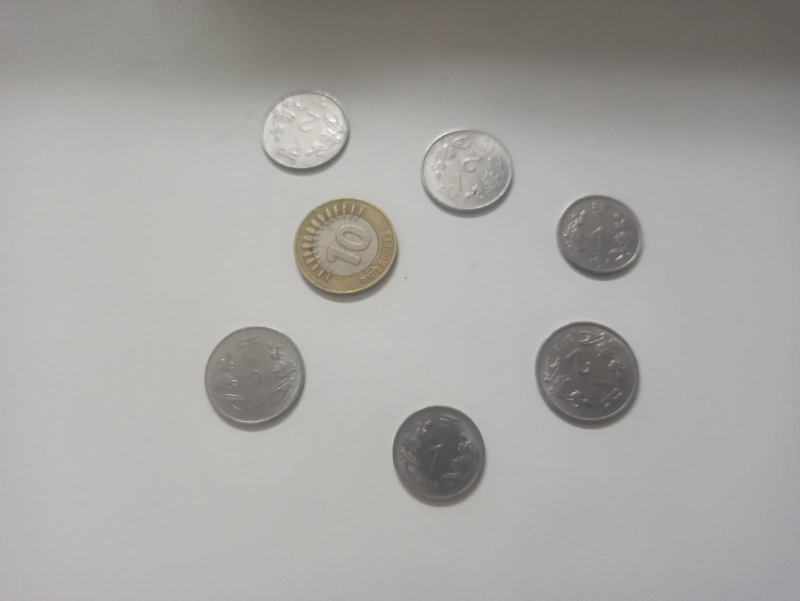
#> input picture img/coins_redmi_3.jpeg, 1600 x 1201 px (shown at 1/2 size)
$ python coin_count.py
#> lines starting #> are read from the running program, lines starting #| are printed output that depends on the picture; after the words box and inside, x2 and y2 are one past the last pixel; in counts of white or black regions, pixels touching at a corner belong together
import cv2
import numpy as np

def count_coin(img):
    image_copy = img.copy()
    img_blur = cv2.GaussianBlur(img, (7, 7), 10)
    gray = cv2.cvtColor(img_blur, cv2.COLOR_BGR2GRAY)
    _, thresh = cv2.threshold(gray, 170, 255, cv2.THRESH_BINARY)
    contours, _ = cv2.findContours(thresh, cv2.RETR_TREE, cv2.CHAIN_APPROX_NONE)

    # Calculate the area of each contour
    area = {}
    for i in range(len(contours)):
        cnt = contours[i]
        ar = cv2.contourArea(cnt)
        area[i] = ar

    # Sort contours by area in descending order
    srt = sorted(area.items(), key=lambda x: x[1], reverse=True)
    results = np.array(srt).astype("int")

    # Count the number of contours with an area greater than 500
    num = np.argwhere(results[:, 1] > 500).shape[0]

    # Draw contours with green color on the copied image
    for i in range(1, num):
        image_copy = cv2.drawContours(image_copy, contours, results[i, 0], (0, 255, 0), 3)

    # Print the number of coins
    print("Number of coins is", num - 1)


# image_path    = "./../img/coins.jpg"
image_path    = "./../img/coins_redmi_3.jpeg"  # got all except 2 correct
# image_path    = "./../img/one_redmi.jpg"
# # image_path  = "./../img/two_redmi.jpg"
# # image_path  = "./../img/three_redmi.jpg"
# image_path    = "./../img/four_redmi.jpg"
# # image_path  = "./../img/five_redmi.jpg"
img = cv2.imread(image_path)
#> img is the input picture: shape (1201, 1600, 3); mean B, G, R 162.4, 165.8, 165.9
img = cv2.resize(img, (720, 900)) # resize to a smaller resolution
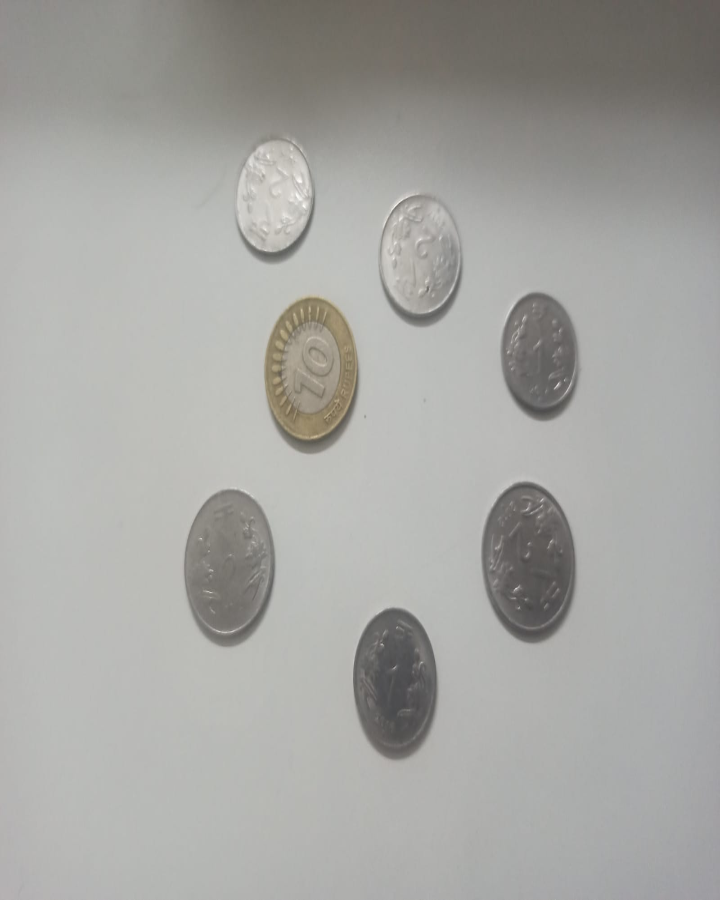
#> img: shape (900, 720, 3); mean B, G, R 162.4, 165.8, 165.9
count_coin(img)
#> in count_coin, `_, thresh = cv2.threshold(gray, 170, 255, cv2.THRESH_BINARY)`:
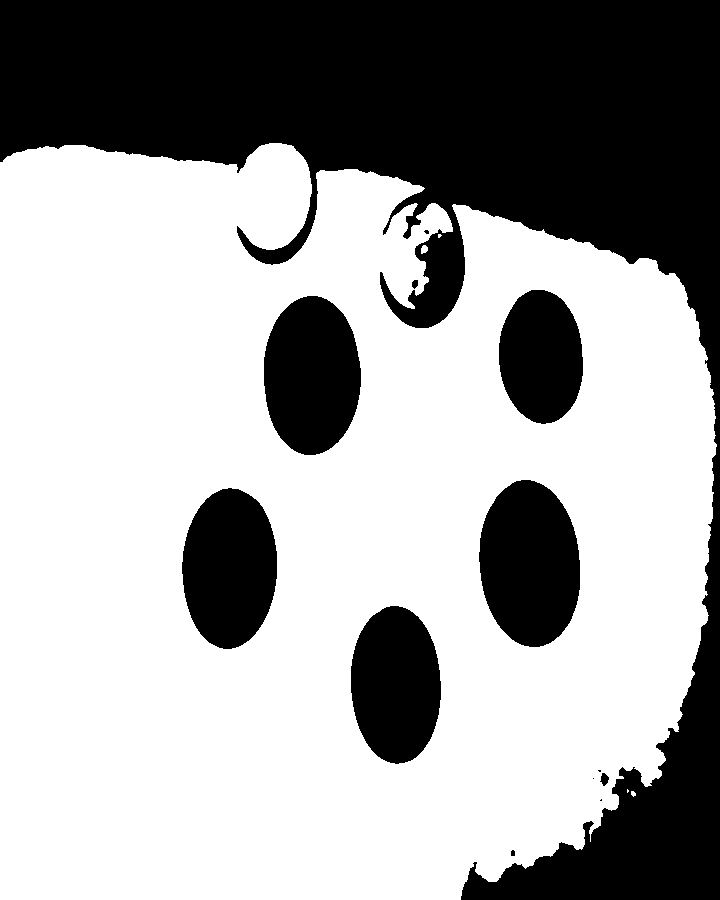
#> thresh: shape (900, 720); 64.1% white; 13 black regions (4 under 20 px)
#> in count_coin, `contours, _ = cv2.findContours(thresh, cv2.RETR_TREE, cv2.CHAIN_APPROX..`: contours = 17 contours, 6 with area under 20; largest, box (x1, y1, x2, y2) and area: (0, 143, 717, 900) 470784, (478, 479, 581, 648) 13424, (263, 295, 362, 456) 12356, (181, 487, 278, 650) 12135, (350, 605, 442, 765) 11360
#> the loop in count_coin, `for i in range(len(contours)):` made 17 passes
#> ar on passes 1, 2, 3, 4, 5, 6, 7, 9, 10, 11, 12, 13: 14.5, 2, 36.5, 6.5, 470784, 30, 5.5, 89, 8.5, 11360.5, 12135, 13424
#> (cnt, ar) on pass 8: ([[592, 778], [593, 777], [594, 778], [593, 779]], 2)
#> after the loop in count_coin, `for i in range(len(contours)):`: area = 17 items
#> in count_coin, `srt = sorted(area.items(), key=lambda x: x[1], reverse=True)`: srt = [(4, 470784), (12, 13424), (13, 12356.5), (11, 12135), (10, 11360.5), (14, 9016), (8, 89), (15, 52.5), (2, 36.5), (5, 30), (16, 21), (0, 14.5), (9, 8.5), (3, 6.5), (6, 5.5), (1, 2), (7, 2)]
#> in count_coin, `results = np.array(srt).astype("int")`: results = 17 rows, first 8: [4, 470784], [12, 13424], [13, 12356], [11, 12135], [10, 11360], [14, 9016], [8, 89], [15, 52]
#> the loop in count_coin, `for i in range(1, num):` made 5 passes
#> pass 1, in count_coin, `image_copy = cv2.drawContours(image_copy, contours, results[i, 0], (0,..`:
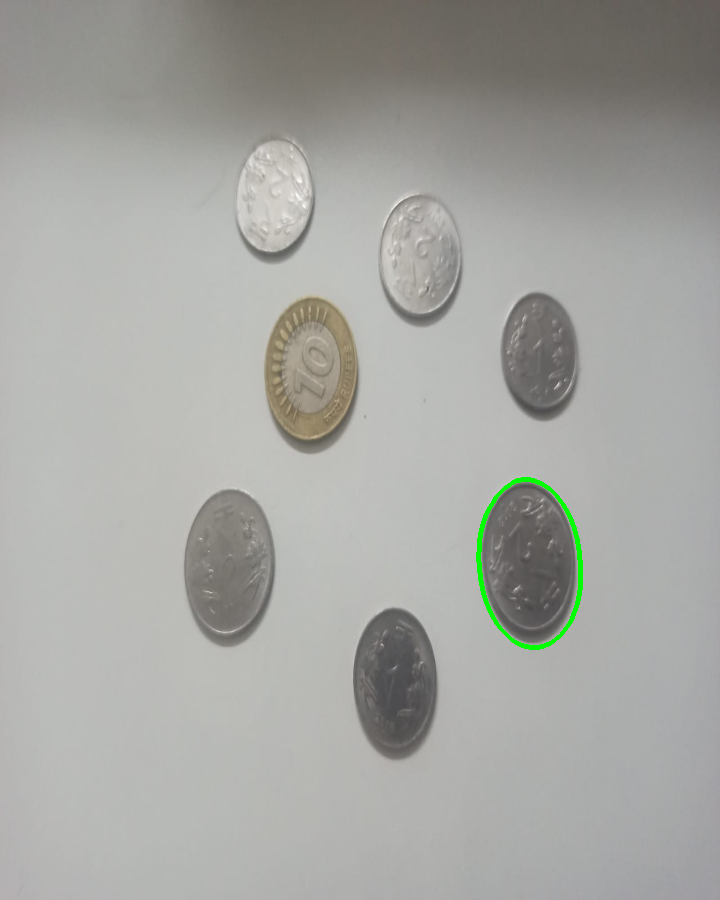
#> image_copy: shape (900, 720, 3); 0.3% of pixels changed, all inside (x1, y1, x2, y2) = (476, 477, 583, 650)
#> pass 2, in count_coin, `image_copy = cv2.drawContours(image_copy, contours, results[i, 0], (0,..`:
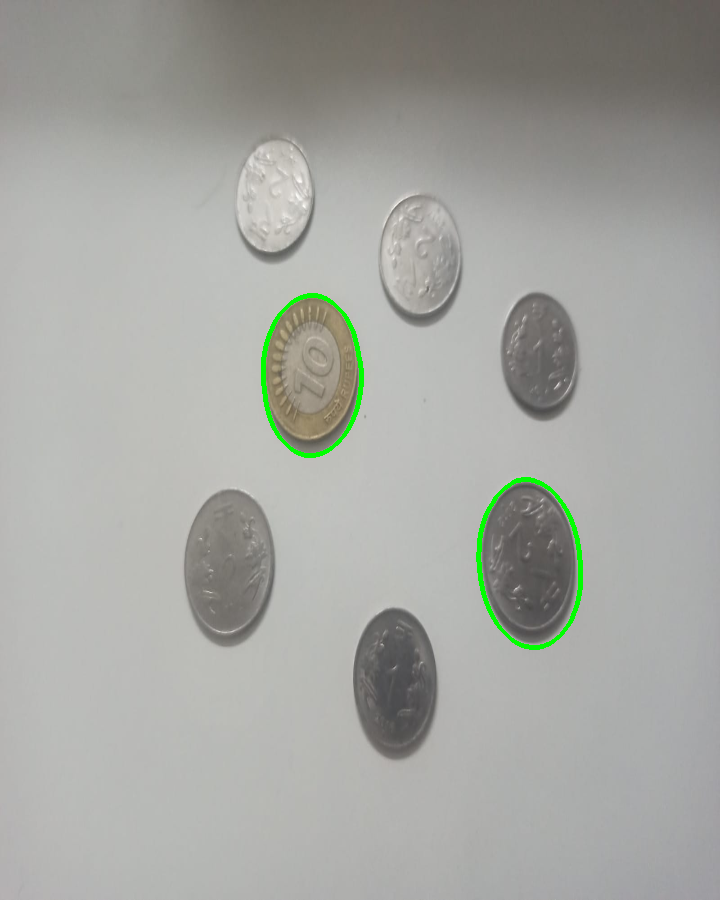
#> image_copy: shape (900, 720, 3); 0.29% of pixels changed, all inside (x1, y1, x2, y2) = (261, 293, 364, 458)
#> pass 3, in count_coin, `image_copy = cv2.drawContours(image_copy, contours, results[i, 0], (0,..`:
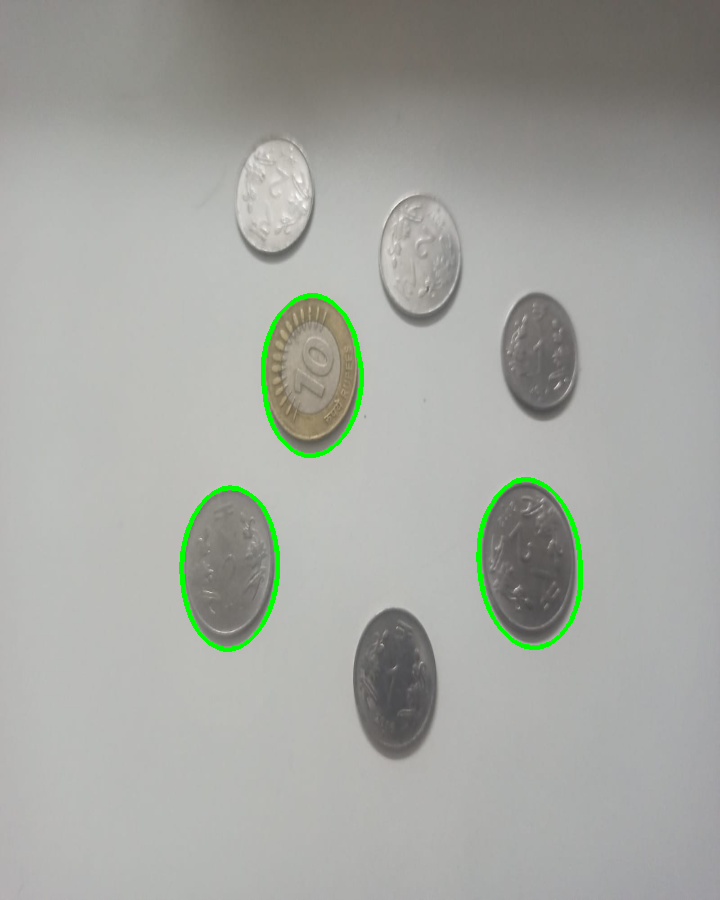
#> image_copy: shape (900, 720, 3); 0.29% of pixels changed, all inside (x1, y1, x2, y2) = (179, 485, 280, 652)
#> after the loop in count_coin, `for i in range(1, num):`:
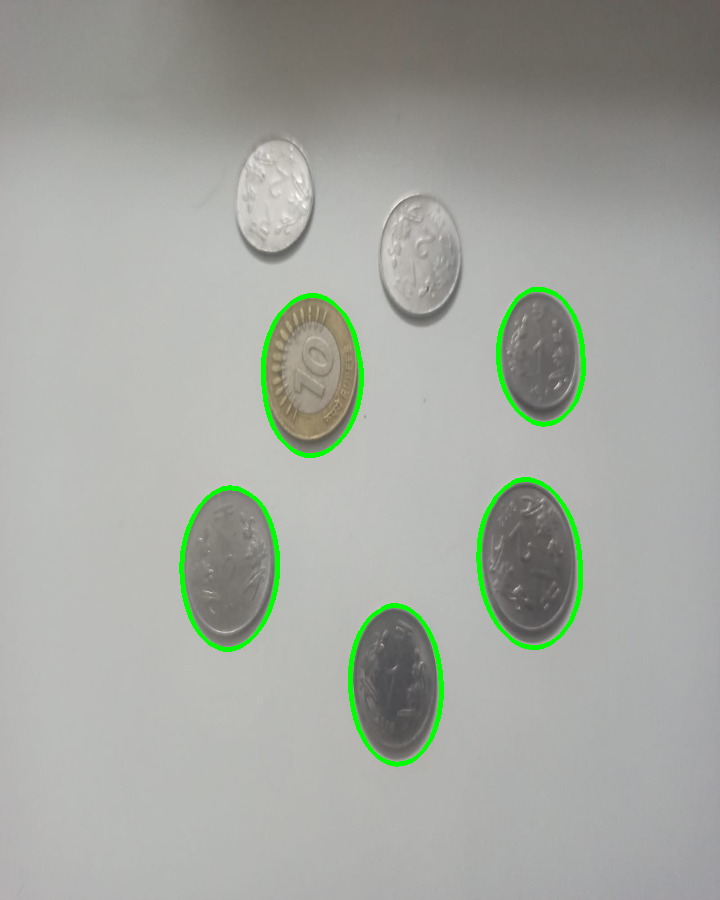
#> image_copy: shape (900, 720, 3); 0.53% of pixels changed, all inside (x1, y1, x2, y2) = (348, 287, 586, 767)
#| Number of coins is 5
